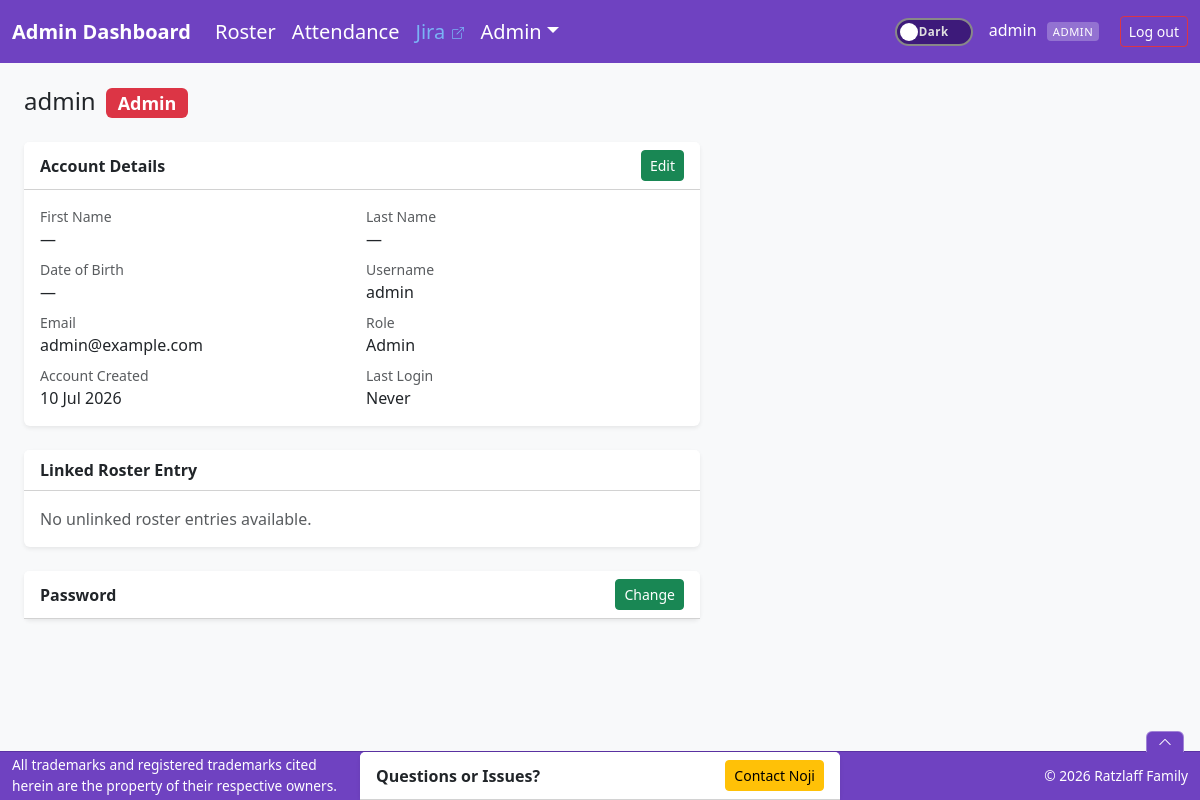
/portal/admin/user_profile.php?id=1 (signed in), run on the app's committed database.
### tables this page shows
CREATE TABLE IF NOT EXISTS users (
    id            INT AUTO_INCREMENT PRIMARY KEY,
    username      VARCHAR(50)  NOT NULL UNIQUE,
    password_hash VARCHAR(255) NOT NULL,
    is_admin      TINYINT(1)   NOT NULL DEFAULT 0,
    email         VARCHAR(100) NOT NULL,
    first_name    VARCHAR(50)  DEFAULT NULL,
    last_name     VARCHAR(50)  DEFAULT NULL,
    date_of_birth DATE         DEFAULT NULL,
    active        TINYINT(1)   NOT NULL DEFAULT 1,
    last_login    DATETIME,
    created_at    DATETIME     NOT NULL DEFAULT CURRENT_TIMESTAMP
);

### portal/includes/db.php (called while the page is built, shortened)
<?php
function db(): PDO {
    static $pdo = null;
    if ($pdo === null) {
        $dsn = 'mysql:host=' . DB_HOST . ';dbname=' . DB_NAME . ';charset=' . DB_CHARSET;
        $pdo = new PDO($dsn, DB_USER, DB_PASS, [
            PDO::ATTR_ERRMODE            => PDO::ERRMODE_EXCEPTION,
            PDO::ATTR_DEFAULT_FETCH_MODE => PDO::FETCH_ASSOC,
            PDO::ATTR_EMULATE_PREPARES   => false,
        ]);
    }
    return $pdo;
}

### portal/includes/auth.php (called while the page is built, shortened)
<?php
require_once __DIR__ . '/db.php';
function hn(string $name): string {
    return htmlspecialchars(ucwords(strtolower($name)));
}

### portal/admin/user_profile.php (the view, shortened to what this page needs)
<?php
require_once __DIR__ . '/../includes/auth.php';
require_once __DIR__ . '/../includes/db.php';
$id    = (int)($_GET['id'] ?? 0);
$user = db()->prepare(
    'SELECT u.*, s.id AS student_id,
            s.first_name AS student_first_name, s.last_name AS student_last_name,
            s.student_type
     FROM users u
     LEFT JOIN students s ON s.user_id = u.id
     WHERE u.id = ?'
);
$user->execute([$id]);
$user = $user->fetch();
$unlinked = db()->query(
    'SELECT id, first_name, last_name, student_type
     FROM students
     WHERE user_id IS NULL
     ORDER BY first_name, last_name'
)->fetchAll();
$role_badges = [
    'admin'      => 'bg-danger',
    'instructor' => 'bg-warning text-dark',
    'student'    => 'bg-primary',
    'parent'     => 'bg-info text-dark',
    'guest'      => 'bg-secondary',
];
$effective_role = $user['is_admin'] ? 'admin' : ($user['student_type'] ?? 'student');
include __DIR__ . '/../includes/header.php';
?>
<div class="d-flex align-items-center gap-3 mb-4">
    <h4 class="mb-0">
        <?= htmlspecialchars($user['username']) ?>
        <span class="badge <?= $role_badges[$effective_role] ?? 'bg-secondary' ?> ms-1">
            <?= ucfirst($effective_role) ?>
        </span>
    </h4>
</div>
<div class="row g-4" style="max-width:700px">
    <div class="col-12">
        <form id="account-form" method="post">
            <div class="card border-0 shadow-sm">
                <div class="card-header bg-white fw-semibold d-flex justify-content-between align-items-center">
                    <span>Account Details</span>
                    <div class="d-flex gap-2">
                        <button type="button" id="accountEditBtn" class="btn btn-sm btn-success">Edit</button>
                    </div>
                </div>
                <div class="card-body">
                    <div id="account-view" class="row g-2">
                        <?php
                        $av = [
                            'First Name'      => hn($user['first_name'] ?? '') ?: '—',
                            'Last Name'       => hn($user['last_name']  ?? '') ?: '—',
                            'Date of Birth'   => !empty($user['date_of_birth']) ? date('d M Y', strtotime($user['date_of_birth'])) : '—',
                            'Username'        => htmlspecialchars($user['username']),
                            'Email'           => htmlspecialchars($user['email'] ?? '') ?: '—',
                            'Role'            => ucfirst($effective_role),
                            'Account Created' => date('d M Y', strtotime($user['created_at'])),
                            'Last Login'      => $user['last_login'] ? date('d M Y g:i a', strtotime($user['last_login'])) : 'Never',
                        ];
                        foreach ($av as $lbl => $val): ?>
                        <div class="col-6">
                            <div class="text-muted small"><?= $lbl ?></div>
                            <div><?= $val ?></div>
                        </div>
                        <?php endforeach; ?>
                    </div>
                </div>
            </div>
        </form>
    </div>
    <div class="col-12">
        <div class="card border-0 shadow-sm">
            <div class="card-header bg-white fw-semibold">Linked Roster Entry</div>
            <div class="card-body">
                <?php if ($user['student_id']): ?>
                    <div class="d-flex align-items-center justify-content-between flex-wrap gap-2">
                        <div>
                            <div><?= htmlspecialchars($user['student_first_name'] . ' ' . $user['student_last_name']) ?></div>
                            <div class="text-muted small"><?= ucfirst($user['student_type']) ?></div>
                        </div>
                        <div class="d-flex gap-2">
                            <a href="student_edit.php?id=<?= $user['student_id'] ?>"
                               class="btn btn-sm btn-outline-primary">Edit Roster Entry</a>
                            <form method="post" class="d-inline confirm-submit-form"
                                  data-confirm="Unlink this account from the roster entry?">
                                <?= csrf_input() ?>
                                <input type="hidden" name="action" value="unlink">
                                <button class="btn btn-sm btn-outline-danger">Unlink</button>
                            </form>
                        </div>
                    </div>
                <?php else: ?>
                    <p class="text-muted mb-0">No unlinked roster entries available.</p>
                <?php endif; ?>
            </div>
        </div>
    </div>
    <div class="col-12">
        <div class="card border-0 shadow-sm">
            <div class="card-header bg-white fw-semibold d-flex justify-content-between align-items-center">
                <span>Password</span>
                <button class="btn btn-sm btn-success" type="button"
                        data-bs-toggle="collapse" data-bs-target="#pwResetBox">Change</button>
            </div>
        </div>
    </div>
</div>
<?php include __DIR__ . '/../includes/footer.php'; ?>

### portal/includes/header.php (style rules this page uses)
body { background: #f8f9fa; padding-bottom: 57px; }

### data on the page
users: username "admin", is_admin "Admin", email "admin@example.com"

### other printed values
$_SESSION['username'] "admin"
$_rt "ADMIN"
$lbl "First Name"
$val "—"
$lbl "Last Name"
$lbl "Date of Birth"
$lbl "Username"
$lbl "Email"
$lbl "Role"
$val "Admin"
$lbl "Account Created"
$val "10 Jul 2026"
$lbl "Last Login"
$val "Never"
